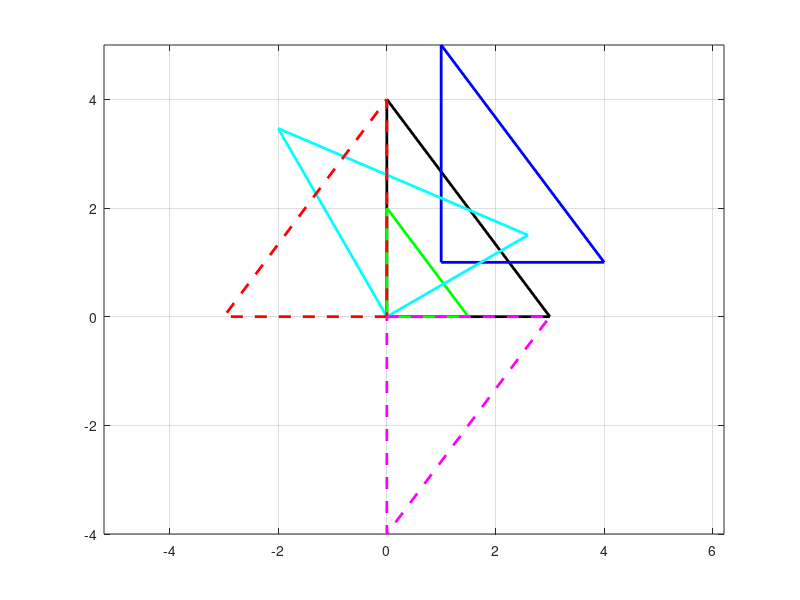

This figure's MATLAB source:
% Plot a triangle with vertices
% (0,0); (3,0); (0, 4)
clc; clear; close all;

%x = [0 3 0 0];
%y = [0 0 4 0];
clc; clear; close all;
% Homogenized co-ordinate system
original = [0 3 0 0;
            0 0 4 0;
            1 1 1 1];
figure;
%subplot(1,3,1);
plot(original(1,:),original(2,:),'k-','LineWidth',2);
hold on;
% Translation
tx = 1; ty = 1;
T = [1 0 tx;
     0 1 ty;
     0 0 1];
translated = T * original;
%subplot(1,3,2);
plot(translated(1,:),translated(2,:),'b-','LineWidth',2);
hold on;

% Scaling

sx = 0.5; sy = 0.5;
S = [sx 0 0;
     0 sy 0;
     0 0 1];
scaled = S * original;
%subplot(1,3,3);
plot(scaled(1,:),scaled(2,:),'g-','LineWidth',2);
axis equal; grid on; 
hold on;

% Rotation 

theta = 30;
c = cosd(theta);
s = sind(theta);
R = [ c -s 0;
      s c 0;
      0 0 1];
rotated = R * original;
plot(rotated(1,:),rotated(2,:),'cyan-','LineWidth',2);
axis equal; grid on; 
hold on;

% Mirroring (over y-axis)

My = [ -1 0 0;
       0 1 0;
       0 0 1];
mirroredy = My * original;
plot(mirroredy(1,:),mirroredy(2,:),'r--','LineWidth',2);
axis equal; grid on; 
hold on;

% Mirroring (over x-axis)

Mx = [ 1 0 0;
       0 -1 0;
       0 0 1];
mirroredx = Mx * original;
plot(mirroredx(1,:),mirroredx(2,:),'magenta--','LineWidth',2);
axis equal; grid on; 
hold on;





